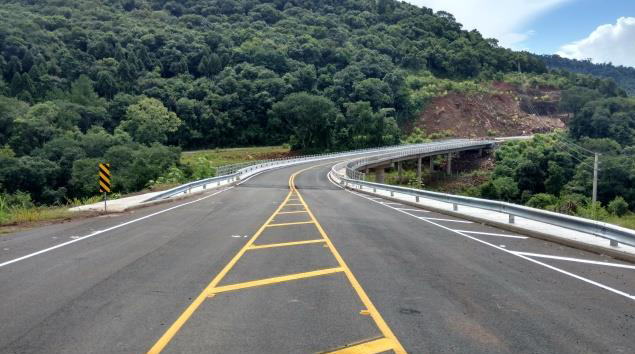
#> input picture images/estrada.png, 635 x 354 px
$ python cores.py
#> lines starting #> are read from the running program, lines starting #| are printed output that depends on the picture
import cv2 as cv
import numpy as np

image = cv.imread('../images/estrada.png')
#> image is the input picture: shape (354, 635, 3); mean B, G, R 103.7, 107.7, 99.7
height, width, bpp = np.shape(image)
#> height = 354; width = 635; bpp = 3
cv.imshow("image",image)
print(image[10,10])
#| [109 121 101]

gray = cv.cvtColor(image, cv.COLOR_BGR2GRAY)
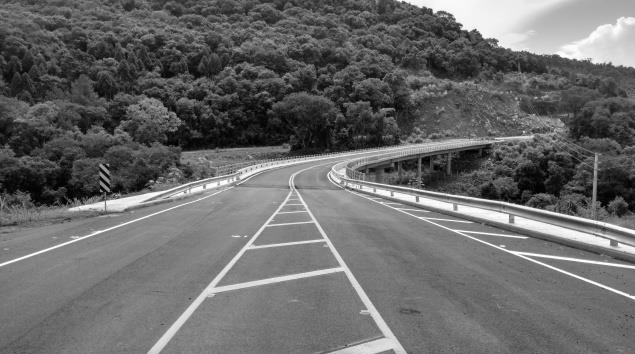
#> gray: shape (354, 635); min 0, max 255, mean 104.9
cv.imshow("gray",gray)
print(gray[10,10])
#| 114

hvs = cv.cvtColor(image, cv.COLOR_BGR2HSV)
#> hvs: shape (354, 635, 3); mean H, S, V 72.5, 53.8, 112.2
cv.imshow("hvs",hvs)
print(hvs[10,10])
#| [ 72  42 121]

lab = cv.cvtColor(image, cv.COLOR_BGR2LAB)
#> lab: shape (354, 635, 3); mean of channels 0, 1, 2 112.3, 124.4, 129.3
cv.imshow("lab",lab)
print(lab[10,10])
#| [125 118 132]


cv.waitKey(0)
cv.destroyAllWindows()
